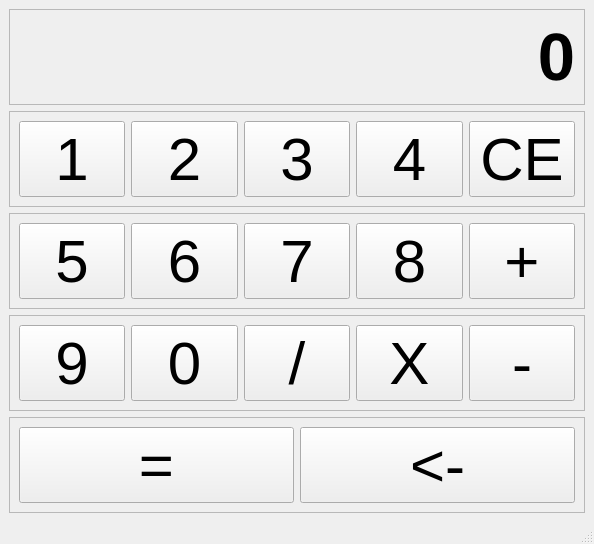
<?xml version="1.0" encoding="UTF-8"?>
<ui version="4.0">
 <class>MainWindow</class>
 <widget class="QMainWindow" name="MainWindow">
  <property name="geometry">
   <rect>
    <x>0</x>
    <y>0</y>
    <width>594</width>
    <height>486</height>
   </rect>
  </property>
  <property name="windowTitle">
   <string>kalkulator</string>
  </property>
  <widget class="QWidget" name="centralwidget">
   <layout class="QVBoxLayout" name="verticalLayout">
    <item>
     <widget class="QFrame" name="frame_4">
      <property name="frameShape">
       <enum>QFrame::StyledPanel</enum>
      </property>
      <property name="frameShadow">
       <enum>QFrame::Raised</enum>
      </property>
      <layout class="QVBoxLayout" name="verticalLayout_2">
       <item>
        <widget class="QLabel" name="label">
         <property name="font">
          <font>
           <pointsize>50</pointsize>
           <weight>75</weight>
           <bold>true</bold>
          </font>
         </property>
         <property name="text">
          <string>0</string>
         </property>
         <property name="alignment">
          <set>Qt::AlignRight|Qt::AlignTrailing|Qt::AlignVCenter</set>
         </property>
        </widget>
       </item>
      </layout>
     </widget>
    </item>
    <item>
     <widget class="QFrame" name="frame_3">
      <property name="frameShape">
       <enum>QFrame::StyledPanel</enum>
      </property>
      <property name="frameShadow">
       <enum>QFrame::Raised</enum>
      </property>
      <layout class="QHBoxLayout" name="horizontalLayout">
       <item>
        <widget class="QPushButton" name="tombol1">
         <property name="font">
          <font>
           <pointsize>45</pointsize>
          </font>
         </property>
         <property name="text">
          <string>1</string>
         </property>
        </widget>
       </item>
       <item>
        <widget class="QPushButton" name="tombol2">
         <property name="font">
          <font>
           <pointsize>45</pointsize>
          </font>
         </property>
         <property name="text">
          <string>2</string>
         </property>
        </widget>
       </item>
       <item>
        <widget class="QPushButton" name="tombol3">
         <property name="font">
          <font>
           <pointsize>45</pointsize>
          </font>
         </property>
         <property name="text">
          <string>3</string>
         </property>
        </widget>
       </item>
       <item>
        <widget class="QPushButton" name="tombol4">
         <property name="font">
          <font>
           <pointsize>45</pointsize>
          </font>
         </property>
         <property name="text">
          <string>4</string>
         </property>
        </widget>
       </item>
       <item>
        <widget class="QPushButton" name="tombolce">
         <property name="font">
          <font>
           <pointsize>45</pointsize>
          </font>
         </property>
         <property name="text">
          <string>CE</string>
         </property>
        </widget>
       </item>
      </layout>
     </widget>
    </item>
    <item>
     <widget class="QFrame" name="frame_2">
      <property name="frameShape">
       <enum>QFrame::StyledPanel</enum>
      </property>
      <property name="frameShadow">
       <enum>QFrame::Raised</enum>
      </property>
      <layout class="QHBoxLayout" name="horizontalLayout_2">
       <item>
        <widget class="QPushButton" name="tombol5">
         <property name="font">
          <font>
           <pointsize>45</pointsize>
          </font>
         </property>
         <property name="text">
          <string>5</string>
         </property>
        </widget>
       </item>
       <item>
        <widget class="QPushButton" name="tombol6">
         <property name="font">
          <font>
           <pointsize>45</pointsize>
          </font>
         </property>
         <property name="text">
          <string>6</string>
         </property>
        </widget>
       </item>
       <item>
        <widget class="QPushButton" name="tombol7">
         <property name="font">
          <font>
           <pointsize>45</pointsize>
          </font>
         </property>
         <property name="text">
          <string>7</string>
         </property>
        </widget>
       </item>
       <item>
        <widget class="QPushButton" name="tombol8">
         <property name="font">
          <font>
           <pointsize>45</pointsize>
          </font>
         </property>
         <property name="text">
          <string>8</string>
         </property>
        </widget>
       </item>
       <item>
        <widget class="QPushButton" name="tombolplus">
         <property name="font">
          <font>
           <pointsize>45</pointsize>
          </font>
         </property>
         <property name="text">
          <string>+</string>
         </property>
        </widget>
       </item>
      </layout>
     </widget>
    </item>
    <item>
     <widget class="QFrame" name="frame">
      <property name="frameShape">
       <enum>QFrame::StyledPanel</enum>
      </property>
      <property name="frameShadow">
       <enum>QFrame::Raised</enum>
      </property>
      <layout class="QHBoxLayout" name="horizontalLayout_3">
       <item>
        <widget class="QPushButton" name="tombol9">
         <property name="font">
          <font>
           <pointsize>45</pointsize>
          </font>
         </property>
         <property name="text">
          <string>9</string>
         </property>
        </widget>
       </item>
       <item>
        <widget class="QPushButton" name="tombol0">
         <property name="font">
          <font>
           <pointsize>45</pointsize>
          </font>
         </property>
         <property name="text">
          <string>0</string>
         </property>
        </widget>
       </item>
       <item>
        <widget class="QPushButton" name="tombolbagi">
         <property name="font">
          <font>
           <pointsize>45</pointsize>
          </font>
         </property>
         <property name="text">
          <string>/</string>
         </property>
        </widget>
       </item>
       <item>
        <widget class="QPushButton" name="tombolkali">
         <property name="font">
          <font>
           <pointsize>45</pointsize>
          </font>
         </property>
         <property name="text">
          <string>X</string>
         </property>
        </widget>
       </item>
       <item>
        <widget class="QPushButton" name="tombolminus">
         <property name="font">
          <font>
           <pointsize>45</pointsize>
          </font>
         </property>
         <property name="text">
          <string>-</string>
         </property>
        </widget>
       </item>
      </layout>
     </widget>
    </item>
    <item>
     <widget class="QFrame" name="frame_5">
      <property name="frameShape">
       <enum>QFrame::StyledPanel</enum>
      </property>
      <property name="frameShadow">
       <enum>QFrame::Raised</enum>
      </property>
      <layout class="QHBoxLayout" name="horizontalLayout_4">
       <item>
        <widget class="QPushButton" name="tombolequ">
         <property name="font">
          <font>
           <pointsize>45</pointsize>
          </font>
         </property>
         <property name="text">
          <string>=</string>
         </property>
        </widget>
       </item>
       <item>
        <widget class="QPushButton" name="tombol9_3">
         <property name="font">
          <font>
           <pointsize>45</pointsize>
          </font>
         </property>
         <property name="text">
          <string>&lt;-</string>
         </property>
        </widget>
       </item>
      </layout>
     </widget>
    </item>
   </layout>
  </widget>
  <widget class="QMenuBar" name="menubar">
   <property name="geometry">
    <rect>
     <x>0</x>
     <y>0</y>
     <width>594</width>
     <height>18</height>
    </rect>
   </property>
  </widget>
  <widget class="QStatusBar" name="statusbar"/>
 </widget>
 <resources/>
 <connections/>
</ui>
